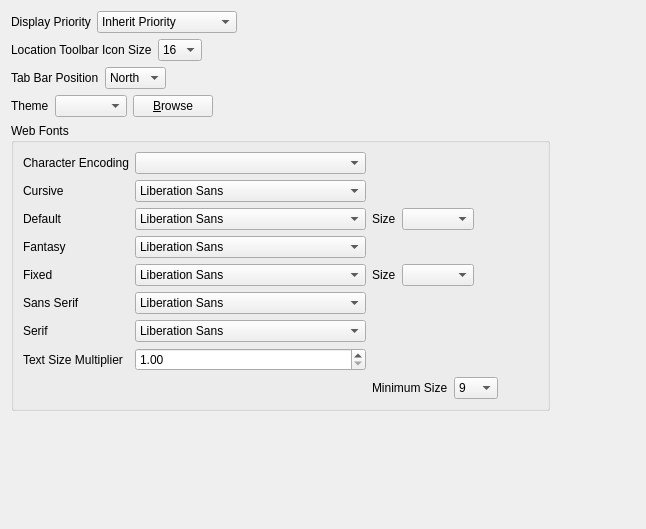
            <widget class="QWidget" name="scrollAreaWidgetContents_4">
             <property name="geometry">
              <rect>
               <x>0</x>
               <y>0</y>
               <width>646</width>
               <height>529</height>
              </rect>
             </property>
             <layout class="QVBoxLayout" name="verticalLayout_2">
              <item>
               <layout class="QHBoxLayout" name="horizontalLayout_63">
                <item>
                 <widget class="QLabel" name="label_78">
                  <property name="text">
                   <string>Display Priority</string>
                  </property>
                 </widget>
                </item>
                <item>
                 <widget class="QComboBox" name="displaypriority">
                  <property name="currentIndex">
                   <number>3</number>
                  </property>
                  <property name="sizeAdjustPolicy">
                   <enum>QComboBox::AdjustToContents</enum>
                  </property>
                  <item>
                   <property name="text">
                    <string>High Priority</string>
                   </property>
                  </item>
                  <item>
                   <property name="text">
                    <string>Highest Priority</string>
                   </property>
                  </item>
                  <item>
                   <property name="text">
                    <string>Idle Priority</string>
                   </property>
                  </item>
                  <item>
                   <property name="text">
                    <string>Inherit Priority</string>
                   </property>
                  </item>
                  <item>
                   <property name="text">
                    <string>Low Priority</string>
                   </property>
                  </item>
                  <item>
                   <property name="text">
                    <string>Lowest Priority</string>
                   </property>
                  </item>
                  <item>
                   <property name="text">
                    <string>Normal Priority</string>
                   </property>
                  </item>
                  <item>
                   <property name="text">
                    <string>Time-Critical Priority</string>
                   </property>
                  </item>
                 </widget>
                </item>
                <item>
                 <spacer name="horizontalSpacer_52">
                  <property name="orientation">
                   <enum>Qt::Horizontal</enum>
                  </property>
                  <property name="sizeHint" stdset="0">
                   <size>
                    <width>40</width>
                    <height>20</height>
                   </size>
                  </property>
                 </spacer>
                </item>
               </layout>
              </item>
              <item>
               <layout class="QHBoxLayout" name="horizontalLayout_41">
                <item>
                 <widget class="QLabel" name="label_57">
                  <property name="text">
                   <string>Location Toolbar Icon Size</string>
                  </property>
                 </widget>
                </item>
                <item>
                 <widget class="QComboBox" name="locationToolbarIconSizeComboBox">
                  <property name="sizeAdjustPolicy">
                   <enum>QComboBox::AdjustToContents</enum>
                  </property>
                  <item>
                   <property name="text">
                    <string>16</string>
                   </property>
                  </item>
                  <item>
                   <property name="text">
                    <string>24</string>
                   </property>
                  </item>
                  <item>
                   <property name="text">
                    <string>32</string>
                   </property>
                  </item>
                 </widget>
                </item>
                <item>
                 <spacer name="horizontalSpacer_32">
                  <property name="orientation">
                   <enum>Qt::Horizontal</enum>
                  </property>
                  <property name="sizeHint" stdset="0">
                   <size>
                    <width>40</width>
                    <height>20</height>
                   </size>
                  </property>
                 </spacer>
                </item>
               </layout>
              </item>
              <item>
               <layout class="QHBoxLayout" name="horizontalLayout_65">
                <item>
                 <widget class="QLabel" name="label_80">
                  <property name="text">
                   <string>Tab Bar Position</string>
                  </property>
                 </widget>
                </item>
                <item>
                 <widget class="QComboBox" name="tab_bar_position">
                  <property name="currentIndex">
                   <number>1</number>
                  </property>
                  <item>
                   <property name="text">
                    <string>East</string>
                   </property>
                  </item>
                  <item>
                   <property name="text">
                    <string>North</string>
                   </property>
                  </item>
                  <item>
                   <property name="text">
                    <string>South</string>
                   </property>
                  </item>
                  <item>
                   <property name="text">
                    <string>West</string>
                   </property>
                  </item>
                 </widget>
                </item>
                <item>
                 <spacer name="horizontalSpacer_54">
                  <property name="orientation">
                   <enum>Qt::Horizontal</enum>
                  </property>
                  <property name="sizeHint" stdset="0">
                   <size>
                    <width>40</width>
                    <height>20</height>
                   </size>
                  </property>
                 </spacer>
                </item>
               </layout>
              </item>
              <item>
               <layout class="QHBoxLayout" name="horizontalLayout_14">
                <item>
                 <widget class="QLabel" name="label_4">
                  <property name="text">
                   <string>Theme</string>
                  </property>
                 </widget>
                </item>
                <item>
                 <widget class="QComboBox" name="iconSetComboBox">
                  <property name="sizeAdjustPolicy">
                   <enum>QComboBox::AdjustToContents</enum>
                  </property>
                 </widget>
                </item>
                <item>
                 <widget class="QPushButton" name="chooseIconSetPushButton">
                  <property name="sizePolicy">
                   <sizepolicy hsizetype="Fixed" vsizetype="Fixed">
                    <horstretch>0</horstretch>
                    <verstretch>0</verstretch>
                   </sizepolicy>
                  </property>
                  <property name="text">
                   <string>&amp;Browse</string>
                  </property>
                 </widget>
                </item>
                <item>
                 <spacer name="horizontalSpacer_17">
                  <property name="orientation">
                   <enum>Qt::Horizontal</enum>
                  </property>
                  <property name="sizeHint" stdset="0">
                   <size>
                    <width>40</width>
                    <height>20</height>
                   </size>
                  </property>
                 </spacer>
                </item>
               </layout>
              </item>
              <item>
               <layout class="QHBoxLayout" name="horizontalLayout_20">
                <item>
                 <widget class="QGroupBox" name="groupBox">
                  <property name="title">
                   <string>Web Fonts</string>
                  </property>
                  <layout class="QGridLayout" name="gridLayout_6">
                   <item row="4" column="0">
                    <widget class="QLabel" name="label">
                     <property name="text">
                      <string>Fixed</string>
                     </property>
                    </widget>
                   </item>
                   <item row="4" column="1">
                    <widget class="QFontComboBox" name="fixedFontCombinationBox">
                     <property name="editable">
                      <bool>false</bool>
                     </property>
                     <property name="sizeAdjustPolicy">
                      <enum>QComboBox::AdjustToContents</enum>
                     </property>
                    </widget>
                   </item>
                   <item row="2" column="0">
                    <widget class="QLabel" name="label_8">
                     <property name="text">
                      <string>Default</string>
                     </property>
                    </widget>
                   </item>
                   <item row="2" column="1">
                    <widget class="QFontComboBox" name="defaultFontCombinationBox">
                     <property name="editable">
                      <bool>false</bool>
                     </property>
                     <property name="sizeAdjustPolicy">
                      <enum>QComboBox::AdjustToContents</enum>
                     </property>
                    </widget>
                   </item>
                   <item row="1" column="0">
                    <widget class="QLabel" name="label_44">
                     <property name="text">
                      <string>Cursive</string>
                     </property>
                    </widget>
                   </item>
                   <item row="1" column="1">
                    <widget class="QFontComboBox" name="cursiveFontCombinationBox">
                     <property name="editable">
                      <bool>false</bool>
                     </property>
                     <property name="sizeAdjustPolicy">
                      <enum>QComboBox::AdjustToContents</enum>
                     </property>
                    </widget>
                   </item>
                   <item row="5" column="0">
                    <widget class="QLabel" name="label_45">
                     <property name="text">
                      <string>Sans Serif</string>
                     </property>
                    </widget>
                   </item>
                   <item row="5" column="1">
                    <widget class="QFontComboBox" name="sansSerifFontCombinationBox">
                     <property name="editable">
                      <bool>false</bool>
                     </property>
                     <property name="sizeAdjustPolicy">
                      <enum>QComboBox::AdjustToContents</enum>
                     </property>
                    </widget>
                   </item>
                   <item row="6" column="0">
                    <widget class="QLabel" name="label_46">
                     <property name="text">
                      <string>Serif</string>
                     </property>
                    </widget>
                   </item>
                   <item row="6" column="1">
                    <widget class="QFontComboBox" name="serifFontCombinationBox">
                     <property name="editable">
                      <bool>false</bool>
                     </property>
                     <property name="sizeAdjustPolicy">
                      <enum>QComboBox::AdjustToContents</enum>
                     </property>
                    </widget>
                   </item>
                   <item row="3" column="0">
                    <widget class="QLabel" name="label_47">
                     <property name="text">
                      <string>Fantasy</string>
                     </property>
                    </widget>
                   </item>
                   <item row="3" column="1">
                    <widget class="QFontComboBox" name="fantasyFontCombinationBox">
                     <property name="editable">
                      <bool>false</bool>
                     </property>
                     <property name="sizeAdjustPolicy">
                      <enum>QComboBox::AdjustToContents</enum>
                     </property>
                    </widget>
                   </item>
                   <item row="2" column="2">
                    <layout class="QHBoxLayout" name="horizontalLayout_16">
                     <item>
                      <widget class="QLabel" name="label_43">
                       <property name="text">
                        <string>Size</string>
                       </property>
                      </widget>
                     </item>
                     <item>
                      <widget class="QComboBox" name="defaultFontSizeCombinationBox">
                       <property name="sizeAdjustPolicy">
                        <enum>QComboBox::AdjustToContents</enum>
                       </property>
                      </widget>
                     </item>
                     <item>
                      <spacer name="horizontalSpacer_7">
                       <property name="orientation">
                        <enum>Qt::Horizontal</enum>
                       </property>
                       <property name="sizeHint" stdset="0">
                        <size>
                         <width>40</width>
                         <height>20</height>
                        </size>
                       </property>
                      </spacer>
                     </item>
                    </layout>
                   </item>
                   <item row="4" column="2">
                    <layout class="QHBoxLayout" name="horizontalLayout_18">
                     <item>
                      <widget class="QLabel" name="label_7">
                       <property name="text">
                        <string>Size</string>
                       </property>
                      </widget>
                     </item>
                     <item>
                      <widget class="QComboBox" name="fixedFontSizeCombinationBox">
                       <property name="sizeAdjustPolicy">
                        <enum>QComboBox::AdjustToContents</enum>
                       </property>
                      </widget>
                     </item>
                     <item>
                      <spacer name="horizontalSpacer_9">
                       <property name="orientation">
                        <enum>Qt::Horizontal</enum>
                       </property>
                       <property name="sizeHint" stdset="0">
                        <size>
                         <width>40</width>
                         <height>20</height>
                        </size>
                       </property>
                      </spacer>
                     </item>
                    </layout>
                   </item>
                   <item row="8" column="2">
                    <layout class="QHBoxLayout" name="horizontalLayout_19">
                     <item>
                      <widget class="QLabel" name="label_48">
                       <property name="text">
                        <string>Minimum Size</string>
                       </property>
                      </widget>
                     </item>
                     <item>
                      <widget class="QComboBox" name="minimumFontSizeCombinationBox">
                       <property name="currentIndex">
                        <number>3</number>
                       </property>
                       <property name="sizeAdjustPolicy">
                        <enum>QComboBox::AdjustToContents</enum>
                       </property>
                       <item>
                        <property name="text">
                         <string>6</string>
                        </property>
                       </item>
                       <item>
                        <property name="text">
                         <string>7</string>
                        </property>
                       </item>
                       <item>
                        <property name="text">
                         <string>8</string>
                        </property>
                       </item>
                       <item>
                        <property name="text">
                         <string>9</string>
                        </property>
                       </item>
                       <item>
                        <property name="text">
                         <string>10</string>
                        </property>
                       </item>
                       <item>
                        <property name="text">
                         <string>11</string>
                        </property>
                       </item>
                       <item>
                        <property name="text">
                         <string>12</string>
                        </property>
                       </item>
                       <item>
                        <property name="text">
                         <string>13</string>
                        </property>
                       </item>
                       <item>
                        <property name="text">
                         <string>14</string>
                        </property>
                       </item>
                       <item>
                        <property name="text">
                         <string>15</string>
                        </property>
                       </item>
                       <item>
                        <property name="text">
                         <string>16</string>
                        </property>
                       </item>
                       <item>
                        <property name="text">
                         <string>17</string>
                        </property>
                       </item>
                       <item>
                        <property name="text">
                         <string>18</string>
                        </property>
                       </item>
                       <item>
                        <property name="text">
                         <string>19</string>
                        </property>
                       </item>
                       <item>
                        <property name="text">
                         <string>20</string>
                        </property>
                       </item>
                       <item>
                        <property name="text">
                         <string>21</string>
                        </property>
                       </item>
                       <item>
                        <property name="text">
                         <string>22</string>
                        </property>
                       </item>
                       <item>
                        <property name="text">
                         <string>23</string>
                        </property>
                       </item>
                       <item>
                        <property name="text">
                         <string>24</string>
                        </property>
                       </item>
                       <item>
                        <property name="text">
                         <string>25</string>
                        </property>
                       </item>
                      </widget>
                     </item>
                     <item>
                      <spacer name="horizontalSpacer_10">
                       <property name="orientation">
                        <enum>Qt::Horizontal</enum>
                       </property>
                       <property name="sizeHint" stdset="0">
                        <size>
                         <width>40</width>
                         <height>20</height>
                        </size>
                       </property>
                      </spacer>
                     </item>
                    </layout>
                   </item>
                   <item row="0" column="0">
                    <widget class="QLabel" name="label_54">
                     <property name="text">
                      <string>Character Encoding</string>
                     </property>
                    </widget>
                   </item>
                   <item row="0" column="1">
                    <widget class="QComboBox" name="encodingCombinationBox">
                     <property name="sizeAdjustPolicy">
                      <enum>QComboBox::AdjustToContents</enum>
                     </property>
                    </widget>
                   </item>
                   <item row="7" column="0">
                    <widget class="QLabel" name="label_64">
                     <property name="text">
                      <string>Text Size Multiplier</string>
                     </property>
                    </widget>
                   </item>
                   <item row="7" column="1">
                    <widget class="QDoubleSpinBox" name="textSizeMultiplierSpinBox">
                     <property name="minimum">
                      <double>1.000000000000000</double>
                     </property>
                     <property name="singleStep">
                      <double>0.250000000000000</double>
                     </property>
                    </widget>
                   </item>
                  </layout>
                 </widget>
                </item>
                <item>
                 <spacer name="horizontalSpacer_11">
                  <property name="orientation">
                   <enum>Qt::Horizontal</enum>
                  </property>
                  <property name="sizeHint" stdset="0">
                   <size>
                    <width>40</width>
                    <height>20</height>
                   </size>
                  </property>
                 </spacer>
                </item>
               </layout>
              </item>
              <item>
               <spacer name="verticalSpacer_2">
                <property name="orientation">
                 <enum>Qt::Vertical</enum>
                </property>
                <property name="sizeHint" stdset="0">
                 <size>
                  <width>20</width>
                  <height>40</height>
                 </size>
                </property>
               </spacer>
              </item>
             </layout>
            </widget>
